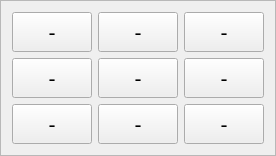
            <widget class="QFrame" name="middleleftFrame">
             <property name="frameShape">
              <enum>QFrame::StyledPanel</enum>
             </property>
             <property name="frameShadow">
              <enum>QFrame::Raised</enum>
             </property>
             <layout class="QGridLayout" name="gridLayout_5">
              <item row="0" column="0">
               <widget class="QPushButton" name="button_3_0">
                <property name="sizePolicy">
                 <sizepolicy hsizetype="Preferred" vsizetype="Preferred">
                  <horstretch>0</horstretch>
                  <verstretch>0</verstretch>
                 </sizepolicy>
                </property>
                <property name="minimumSize">
                 <size>
                  <width>40</width>
                  <height>40</height>
                 </size>
                </property>
                <property name="font">
                 <font>
                  <pointsize>16</pointsize>
                 </font>
                </property>
                <property name="cursor">
                 <cursorShape>PointingHandCursor</cursorShape>
                </property>
                <property name="autoFillBackground">
                 <bool>false</bool>
                </property>
                <property name="text">
                 <string>-</string>
                </property>
                <property name="autoDefault">
                 <bool>false</bool>
                </property>
                <property name="default">
                 <bool>false</bool>
                </property>
                <property name="flat">
                 <bool>false</bool>
                </property>
               </widget>
              </item>
              <item row="0" column="1">
               <widget class="QPushButton" name="button_3_1">
                <property name="sizePolicy">
                 <sizepolicy hsizetype="Preferred" vsizetype="Preferred">
                  <horstretch>0</horstretch>
                  <verstretch>0</verstretch>
                 </sizepolicy>
                </property>
                <property name="minimumSize">
                 <size>
                  <width>40</width>
                  <height>40</height>
                 </size>
                </property>
                <property name="font">
                 <font>
                  <pointsize>16</pointsize>
                 </font>
                </property>
                <property name="cursor">
                 <cursorShape>PointingHandCursor</cursorShape>
                </property>
                <property name="text">
                 <string>-</string>
                </property>
               </widget>
              </item>
              <item row="0" column="2">
               <widget class="QPushButton" name="button_3_2">
                <property name="sizePolicy">
                 <sizepolicy hsizetype="Preferred" vsizetype="Preferred">
                  <horstretch>0</horstretch>
                  <verstretch>0</verstretch>
                 </sizepolicy>
                </property>
                <property name="minimumSize">
                 <size>
                  <width>40</width>
                  <height>40</height>
                 </size>
                </property>
                <property name="font">
                 <font>
                  <pointsize>16</pointsize>
                 </font>
                </property>
                <property name="cursor">
                 <cursorShape>PointingHandCursor</cursorShape>
                </property>
                <property name="text">
                 <string>-</string>
                </property>
               </widget>
              </item>
              <item row="1" column="0">
               <widget class="QPushButton" name="button_4_0">
                <property name="sizePolicy">
                 <sizepolicy hsizetype="Preferred" vsizetype="Preferred">
                  <horstretch>0</horstretch>
                  <verstretch>0</verstretch>
                 </sizepolicy>
                </property>
                <property name="minimumSize">
                 <size>
                  <width>40</width>
                  <height>40</height>
                 </size>
                </property>
                <property name="font">
                 <font>
                  <pointsize>16</pointsize>
                 </font>
                </property>
                <property name="cursor">
                 <cursorShape>PointingHandCursor</cursorShape>
                </property>
                <property name="text">
                 <string>-</string>
                </property>
               </widget>
              </item>
              <item row="1" column="1">
               <widget class="QPushButton" name="button_4_1">
                <property name="sizePolicy">
                 <sizepolicy hsizetype="Preferred" vsizetype="Preferred">
                  <horstretch>0</horstretch>
                  <verstretch>0</verstretch>
                 </sizepolicy>
                </property>
                <property name="minimumSize">
                 <size>
                  <width>40</width>
                  <height>40</height>
                 </size>
                </property>
                <property name="font">
                 <font>
                  <pointsize>16</pointsize>
                 </font>
                </property>
                <property name="cursor">
                 <cursorShape>PointingHandCursor</cursorShape>
                </property>
                <property name="text">
                 <string>-</string>
                </property>
               </widget>
              </item>
              <item row="1" column="2">
               <widget class="QPushButton" name="button_4_2">
                <property name="sizePolicy">
                 <sizepolicy hsizetype="Preferred" vsizetype="Preferred">
                  <horstretch>0</horstretch>
                  <verstretch>0</verstretch>
                 </sizepolicy>
                </property>
                <property name="minimumSize">
                 <size>
                  <width>40</width>
                  <height>40</height>
                 </size>
                </property>
                <property name="font">
                 <font>
                  <pointsize>16</pointsize>
                 </font>
                </property>
                <property name="cursor">
                 <cursorShape>PointingHandCursor</cursorShape>
                </property>
                <property name="text">
                 <string>-</string>
                </property>
               </widget>
              </item>
              <item row="2" column="0">
               <widget class="QPushButton" name="button_5_0">
                <property name="sizePolicy">
                 <sizepolicy hsizetype="Preferred" vsizetype="Preferred">
                  <horstretch>0</horstretch>
                  <verstretch>0</verstretch>
                 </sizepolicy>
                </property>
                <property name="minimumSize">
                 <size>
                  <width>40</width>
                  <height>40</height>
                 </size>
                </property>
                <property name="font">
                 <font>
                  <pointsize>16</pointsize>
                 </font>
                </property>
                <property name="cursor">
                 <cursorShape>PointingHandCursor</cursorShape>
                </property>
                <property name="text">
                 <string>-</string>
                </property>
               </widget>
              </item>
              <item row="2" column="1">
               <widget class="QPushButton" name="button_5_1">
                <property name="sizePolicy">
                 <sizepolicy hsizetype="Preferred" vsizetype="Preferred">
                  <horstretch>0</horstretch>
                  <verstretch>0</verstretch>
                 </sizepolicy>
                </property>
                <property name="minimumSize">
                 <size>
                  <width>40</width>
                  <height>40</height>
                 </size>
                </property>
                <property name="font">
                 <font>
                  <pointsize>16</pointsize>
                 </font>
                </property>
                <property name="cursor">
                 <cursorShape>PointingHandCursor</cursorShape>
                </property>
                <property name="text">
                 <string>-</string>
                </property>
               </widget>
              </item>
              <item row="2" column="2">
               <widget class="QPushButton" name="button_5_2">
                <property name="sizePolicy">
                 <sizepolicy hsizetype="Preferred" vsizetype="Preferred">
                  <horstretch>0</horstretch>
                  <verstretch>0</verstretch>
                 </sizepolicy>
                </property>
                <property name="minimumSize">
                 <size>
                  <width>40</width>
                  <height>40</height>
                 </size>
                </property>
                <property name="font">
                 <font>
                  <pointsize>16</pointsize>
                 </font>
                </property>
                <property name="cursor">
                 <cursorShape>PointingHandCursor</cursorShape>
                </property>
                <property name="text">
                 <string>-</string>
                </property>
               </widget>
              </item>
             </layout>
            </widget>
